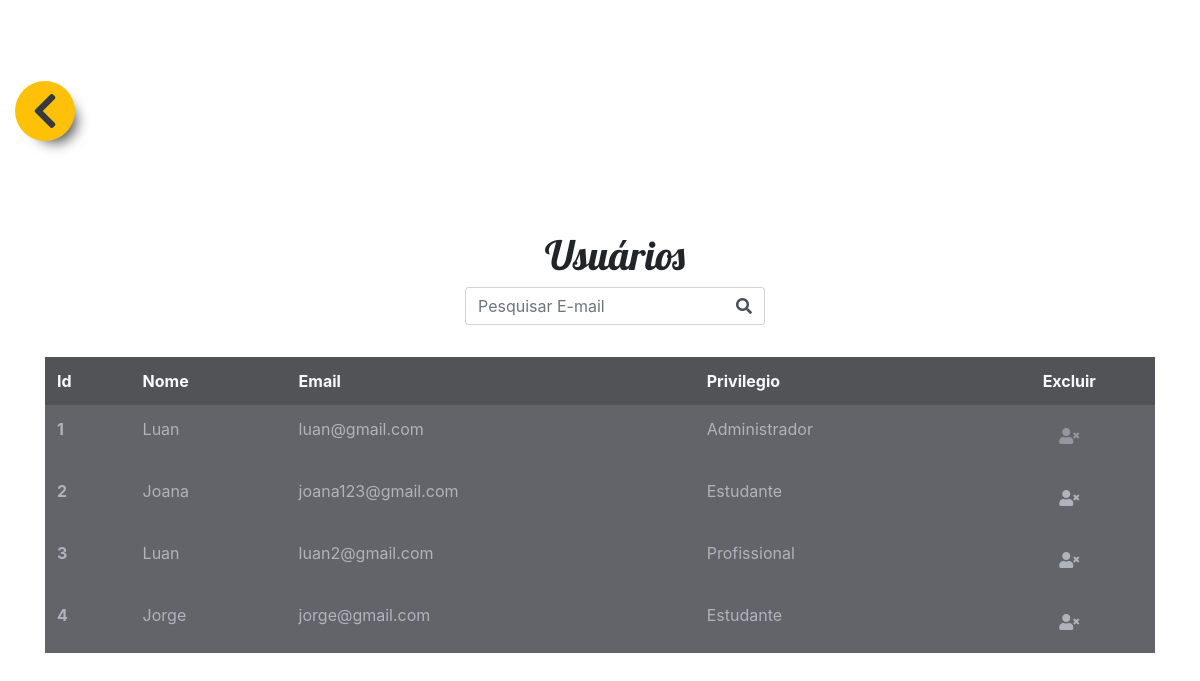
/admin/users.php (signed in), run on the app's committed database.
### tables this page shows
CREATE TABLE `usuarios` (
  `id_usuario` int(11) NOT NULL AUTO_INCREMENT,
  `Nome` varchar(25) NOT NULL,
  `Sobrenome` varchar(100) NOT NULL,
  `Data_Nasc` date NOT NULL,
  `Email` varchar(150) NOT NULL,
  `Senha` varchar(40) NOT NULL,
  `Cell` varchar(12) NOT NULL,
  `perfil_img` varchar(64) NOT NULL,
  `Cidade` varchar(60) DEFAULT NULL,
  `Rua` varchar(100) DEFAULT NULL,
  `Estado` varchar(2) DEFAULT NULL,
  `Numero` int(11) DEFAULT NULL,
  `CEP` varchar(9) DEFAULT NULL,
  `Bairro` varchar(100) DEFAULT NULL,
  `CPF` varchar(12) DEFAULT NULL,
  `id_privilegio` int(11) NOT NULL,
  PRIMARY KEY (`id_usuario`),
  UNIQUE KEY `id_usuario` (`id_usuario`),
  KEY `privilegio` (`id_privilegio`)
);

### admin/users.php (the view, shortened to what this page needs)
<?php
   include('../assets/conexao.php');
   if(isset($_SESSION["adminlog_status"]) && $_SESSION["adminlog_status"]=true){
?>
<!DOCTYPE html>
<html lang="pt-br">
<head>
    <link rel="stylesheet" href="../node_modules/bootstrap/compiler/bootstrap.css">
    <link rel="stylesheet" href="usersadmin.css">
    <link rel="stylesheet" href="https://use.fontawesome.com/releases/v5.3.1/css/all.css">
</head>
<body>
    <section class="container-fluid header-title d-flex align-items-end">
        <nav class="button-back">
            <a href="admin.php" class="btn p-0 text-dark bg-warning"><i class="fas fa-chevron-left"></i></a>
        </nav>
        <div class="w-100 d-flex justify-content-center position-absolute" style="margin-top:-150px">
            <div class="w-25 text-center">
                <h1 class="h1 font-lobster">Usuários</h1>
                <form>
                    <div class="input-group mb-3">
                        <input type="text" id="busca" class="phone_with_ddd form-control border-right-0 search-place"
                            placeholder="Pesquisar E-mail" aria-describedby="basic-addon2">
                        <div class="input-group-append">
                            <span class="input-group-text bg-transparent border-left-0" id="basic-addon2"><i
                                    class="fas fa-search"></i></span>
                        </div>
                    </div>
                </form>
            </div>
        </div>
    </section>
    <section class="container">
        <table class="table table-borderless mt-3">
            <thead>
                <tr class="text-light">
                    <th scope="col">Id</th>
                    <th scope="col">Nome</th>
                    <th scope="col">Email</th>
                    <th scope="col">Privilegio</th>
                    <th scope="col" class="text-center">Excluir</th>
                </tr>
            </thead>
            <tbody id="result">
                <?php
                    $sqlmostrar=('select * from usuarios;');
                    $resul=mysqli_query($conexao, $sqlmostrar) or die (mysqli_error($conexao));
                    while($con_usu=mysqli_fetch_array($resul)){
                        echo('<tr class="text-clear">
                            <th scope="row">'.$con_usu["id_usuario"].' </th>
                            <td> '.$con_usu["Nome"].' </td>
                            <td> '.$con_usu["Email"].' </td>
                            <td> ');if($con_usu["id_privilegio"]==1){
                                        echo("Estudante");
                                    }else if($con_usu["id_privilegio"]==2){
                                        echo("Profissional");
                                    }else if($con_usu["id_privilegio"]==3){
                                        echo("Administrador");
                                    }
                            echo('</td>');
                            if($con_usu["id_privilegio"]==3){
                                echo('<td class="justify-content-center d-flex"><a class="btn text-clear disabled" href="users.php?ex='.$con_usu['id_usuario'].'"><i class="fas fa-user-times"></i></a></td>');
                            } else{
                                echo('<td class="justify-content-center d-flex"><a class="btn text-clear" href="users.php?ex='.$con_usu['id_usuario'].'"><i class="fas fa-user-times"></i></a></td>');
                            }
                            echo('</tr>');
                }
                ?>
            </tbody>
        </table>
    </section>
</body>
<?php
    }else{
        $_SESSION["facaLog"]=true;
        echo('<script>window.location.href = "../login.php";</script>');
    }
?>
</html>

### admin/usersadmin.css (style rules this page uses)
body { background-image: url('../img/wiseusers.png'); background-size: cover; }
.header-title { background-image: url('../img/ondinha.png'); background-position: center; background-size: cover; overflow: hidden; position: relative; height: 691px; margin-top: -350px; }
thead { background-color: rgba(38, 40, 46, 0.8) }
tbody { background-color: rgba(47, 49, 56, 0.75) }
.text-clear { color: #afb3bb; }
.font-lobster { font-family: 'Lobster', cursive; }
.button-back { z-index: 2; animation: float 4s ease-in-out infinite; cursor: pointer; }
.button-back a { width: 60px; height: 60px; border-radius:100%; font-size: 40px; position: relative; top: -200px; box-shadow: 10px 10px 14px -9px rgba(0, 0, 0, 0.75); }

### data on the page
usuarios: id_usuario "1", Nome "Luan", Email "luan@gmail.com", id_privilegio "Administrador"
usuarios: id_usuario "2", Nome "Joana", Email "joana123@gmail.com", id_privilegio "Estudante"
usuarios: id_usuario "3", Nome "Luan", Email "luan2@gmail.com", id_privilegio "Profissional"
usuarios: id_usuario "4", Nome "Jorge", Email "jorge@gmail.com", id_privilegio "Estudante"
